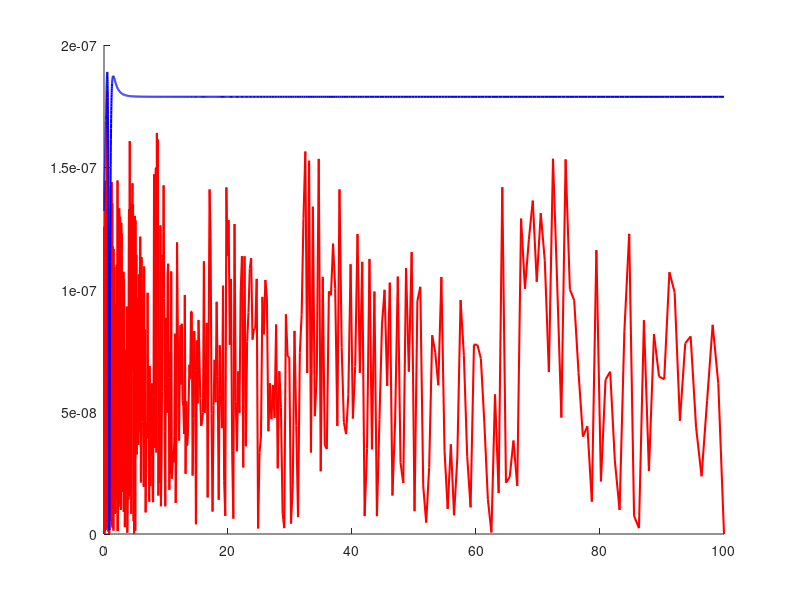

MATLAB code to generate this figure: (Note: this script raises an error after producing the figure.)
clc, clearvars, close all

epsilon  = double(eps("single")/2);
x = logspace(-2, 2, 1000);
y_double = (log(x) ./ x.^2 )-(x.^3);

% Calculation maximum possible absolute and relative errors
Tx = (1 - 2*log(x) - 3*x.^5) ./ (log(x) - x.^5);
max_delta = abs(y_double .* Tx .* epsilon); 
max_sigma = abs(max_delta ./ y_double) ;

% Calculate true error, due to uncertainty  of x
y_single = (log(double(single(x)))./double(single(x)).^2 )-(double(single(x)).^3);
delta = abs(y_double - y_single);
sigma = abs(delta ./ y_double);


% Plot the results
figure(1)
hold on
plot(x, sigma, 'Color', 'red', 'LineWidth', 1.5);
plot(x, max_sigma, 'Color', 'blue', 'LineWidth',1.5);
xscale('log')
yscale('log')
legend('|σ(ỹ)|', 'max(|σ(ỹ)|)'), xlabel('x'), ylabel('σ'), title('Task 2')
hold off